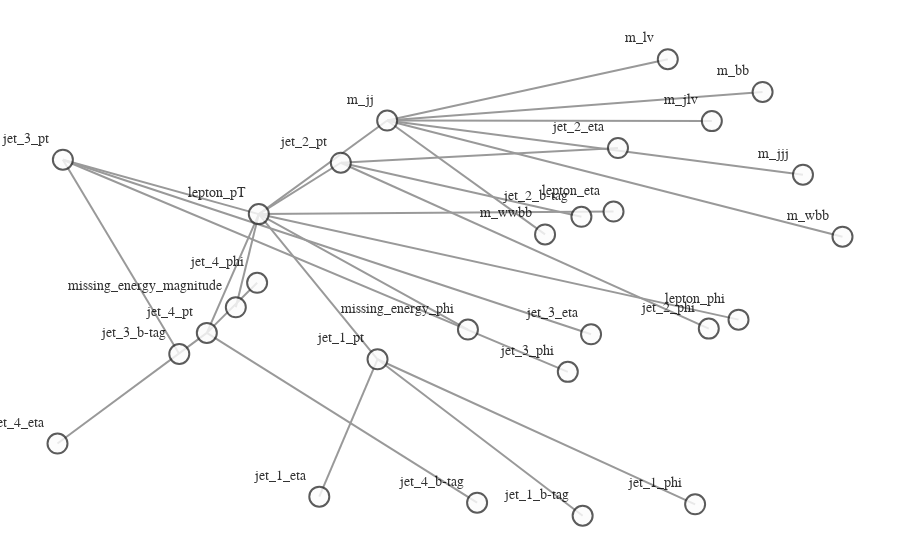

The cell this chart's notebook holds for it:
### Code cell
from torch_geometric.utils import to_networkx, erdos_renyi_graph, barabasi_albert_graph
from higgs_dataloader import HiggsDatasetPyG
import torch

from utils import create_graph


def generate_higgs_exp_graph_edge():
    # Generate a fully connect graph between edge 0 and 5
    fully_connect_physical = erdos_renyi_graph(5, 1.0)
    fully_connect_jet_1 = erdos_renyi_graph(4, 1.0) + 5
    fully_connect_jet_2 = erdos_renyi_graph(4, 1.0) + 9
    fully_connect_jet_3 = erdos_renyi_graph(4, 1.0) + 13
    fully_connect_jet_4 = erdos_renyi_graph(4, 1.0) + 17
    fully_connect_manual_feat = erdos_renyi_graph(7, 1.0) + 21
    connection = torch.tensor([[5, 9, 13, 17, 21], [0, 0, 0, 0, 0]])
    all_edge = torch.cat(
        [fully_connect_physical, fully_connect_jet_1, fully_connect_jet_2, fully_connect_jet_3, fully_connect_jet_4,
         fully_connect_manual_feat, connection], dim=1)
    return all_edge


def generate_higgs_exp_graph_edge_v2():
    # Generate a fully connect graph between edge 0 and 5
    fully_connect_physical = barabasi_albert_graph(5, 4)
    fully_connect_jet_1 = barabasi_albert_graph(4, 3) + 5
    fully_connect_jet_2 = barabasi_albert_graph(4, 3) + 9
    fully_connect_jet_3 = barabasi_albert_graph(4, 3) + 13
    fully_connect_jet_4 = barabasi_albert_graph(4, 3) + 17
    fully_connect_manual_feat = barabasi_albert_graph(7, 6) + 21
    # connectionn = torch.tensor([[5, 9, 13, 17, 21], [0, 0, 0, 0, 0]])
    all_edge = torch.cat(
        [fully_connect_physical, fully_connect_jet_1, fully_connect_jet_2, fully_connect_jet_3, fully_connect_jet_4,
         fully_connect_manual_feat], dim=1)
    return all_edge

def generate_higgs_exp_graph_edge_v3():
    # Generate a fully connect graph between edge 0 and 5
    fully_connect_physical = torch.tensor([[0, 1, 2, 3, 4], [0, 0, 0, 0, 0]])
    fully_connect_jet_1 = torch.tensor([[0, 1, 2, 3], [0, 0, 0, 0]]) + 5
    fully_connect_jet_2 = torch.tensor([[0, 1, 2, 3], [0, 0, 0, 0]]) + 9
    fully_connect_jet_3 = torch.tensor([[0, 1, 2, 3], [0, 0, 0, 0]]) + 13
    fully_connect_jet_4 = torch.tensor([[0, 1, 2, 3], [0, 0, 0, 0]]) + 17
    fully_connect_manual_feat = torch.tensor([[0, 1, 2, 3, 4, 5, 6], [0, 0, 0, 0, 0, 0, 0]]) + 21
    connection = torch.tensor([[5, 9, 13, 17, 21], [0, 0, 0, 0, 0]])
    all_edge = torch.cat(
        [fully_connect_physical, fully_connect_jet_1, fully_connect_jet_2, fully_connect_jet_3, fully_connect_jet_4,
         fully_connect_manual_feat, connection], dim=1)
    return all_edge


csv_file = 'data/HIGGS.csv.gz'
edge_index_hg = generate_higgs_exp_graph_edge_v3()
higgs_dataset_train = HiggsDatasetPyG(csv_file=csv_file, edge_index=edge_index_hg, split='train', drop_feats=False)

first_item = higgs_dataset_train[0]
fig = create_graph(first_item)
fig.show()

### Figure 1 — Plotly figure (JSON) as saved in the notebook; plotly's stock layout.template omitted (floating-point values rounded to 4 significant figures)
{"data": [{"hoverinfo": "none", "line": {"color": "#808080", "width": 2}, "mode": "lines", "opacity": 0.8, "x": [-0.5022, -0.5022, null, 0.2758, -0.5022, null, 0.55, -0.5022, null, -0.5526, -0.5022, null, -0.0435, -0.5022, null, -0.2418, -0.2418, null, -0.2418, -0.5022, null, -0.3695, -0.2418, null, 0.4548, -0.2418, null, 0.2081, -0.2418, null, -0.3223, -0.3223, null, -0.3223, -0.5022, null, 0.2856, -0.3223, null, 0.4848, -0.3223, null, 0.2054, -0.3223, null, -0.9319, -0.9319, null, -0.9319, -0.5022, null, 0.2265, -0.9319, null, 0.1755, -0.9319, null, -0.6766, -0.9319, null, -0.6162, -0.6162, null, -0.6162, -0.5022, null, -0.9437, -0.6162, null, -0.5059, -0.6162, null, -0.02341, -0.6162, null, -0.2207, -0.2207, null, -0.2207, -0.5022, null, 0.6914, -0.2207, null, 0.3949, -0.2207, null, 0.4914, -0.2207, null, 0.6027, -0.2207, null, 0.778, -0.2207, null, 0.1256, -0.2207, null], "y": [0.2982, 0.2982, null, 0.309, 0.2982, null, -0.156, 0.2982, null, -0.1028, 0.2982, null, -0.1987, 0.2982, null, -0.3266, -0.3266, null, -0.3266, 0.2982, null, -0.9178, -0.3266, null, -0.9509, -0.3266, null, -1.0, -0.3266, null, 0.5193, 0.5193, null, 0.5193, 0.2982, null, 0.5825, 0.5193, null, -0.1946, 0.5193, null, 0.2865, 0.5193, null, 0.5322, 0.5322, null, 0.5322, 0.2982, null, -0.2191, 0.5322, null, -0.3807, 0.5322, null, -0.3039, 0.5322, null, -0.2131, -0.2131, null, -0.2131, 0.2982, null, -0.6893, -0.2131, null, 0.002515, -0.2131, null, -0.9439, -0.2131, null, 0.7009, 0.7009, null, 0.7009, 0.2982, null, 0.4677, 0.7009, null, 0.9646, 0.7009, null, 0.6984, 0.7009, null, 0.8238, 0.7009, null, 0.201, 0.7009, null, 0.2108, 0.7009, null], "type": "scatter"}, {"hoverinfo": "text", "marker": {"color": "#fcfcfc", "colorbar": {"thickness": 15, "title": {"side": "right", "text": ""}, "xanchor": "left"}, "colorscale": [[0.0, "rgb(255,255,217)"], [0.125, "rgb(237,248,177)"], [0.25, "rgb(199,233,180)"], [0.375, "rgb(127,205,187)"], [0.5, "rgb(65,182,196)"], [0.625, "rgb(29,145,192)"], [0.75, "rgb(34,94,168)"], [0.875, "rgb(37,52,148)"], [1.0, "rgb(8,29,88)"]], "line": {"color": "#333333", "width": 2}, "reversescale": false, "showscale": false, "size": 20}, "mode": "markers+text", "opacity": 0.8, "text": ["lepton_pT", "lepton_eta", "lepton_phi", "missing_energy_magnitude", "missing_energy_phi", "jet_1_pt", "jet_1_eta", "jet_1_phi", "jet_1_b-tag", "jet_2_pt", "jet_2_eta", "jet_2_phi", "jet_2_b-tag", "jet_3_pt", "jet_3_eta", "jet_3_phi", "jet_3_b-tag", "jet_4_pt", "jet_4_eta", "jet_4_phi", "jet_4_b-tag", "m_jj", "m_jjj", "m_lv", "m_jlv", "m_bb", "m_wbb", "m_wwbb"], "textfont": {"color": "#000000", "family": "Arial", "size": 14}, "textposition": "top left", "x": [-0.5022, 0.2758, 0.55, -0.5526, -0.0435, -0.2418, -0.3695, 0.4548, 0.2081, -0.3223, 0.2856, 0.4848, 0.2054, -0.9319, 0.2265, 0.1755, -0.6766, -0.6162, -0.9437, -0.5059, -0.02341, -0.2207, 0.6914, 0.3949, 0.4914, 0.6027, 0.778, 0.1256], "y": [0.2982, 0.309, -0.156, -0.1028, -0.1987, -0.3266, -0.9178, -0.9509, -1.0, 0.5193, 0.5825, -0.1946, 0.2865, 0.5322, -0.2191, -0.3807, -0.3039, -0.2131, -0.6893, 0.002515, -0.9439, 0.7009, 0.4677, 0.9646, 0.6984, 0.8238, 0.201, 0.2108], "type": "scatter"}], "layout": {"autosize": true, "hovermode": "closest", "margin": {"b": 5, "l": 0, "r": 0, "t": 20}, "paper_bgcolor": "rgba(255,255,255,255)", "plot_bgcolor": "rgba(0,0,0,0)", "scene": {"xaxis": {"autorange": true, "showgrid": false, "showline": false, "showticklabels": false, "ticks": "", "visible": false, "zeroline": false}, "yaxis": {"autorange": true, "showgrid": false, "showline": false, "showticklabels": false, "ticks": "", "visible": false, "zeroline": false}, "zaxis": {"autorange": true, "showgrid": false, "showline": false, "showticklabels": false, "ticks": "", "visible": false, "zeroline": false}}, "showlegend": false, "title": {"font": {"size": 16}, "text": ""}, "xaxis": {"autorange": true, "showgrid": false, "showline": false, "showticklabels": false, "ticks": "", "visible": false, "zeroline": false}, "yaxis": {"autorange": true, "showgrid": false, "showline": false, "showticklabels": false, "ticks": "", "visible": false, "zeroline": false}}}
